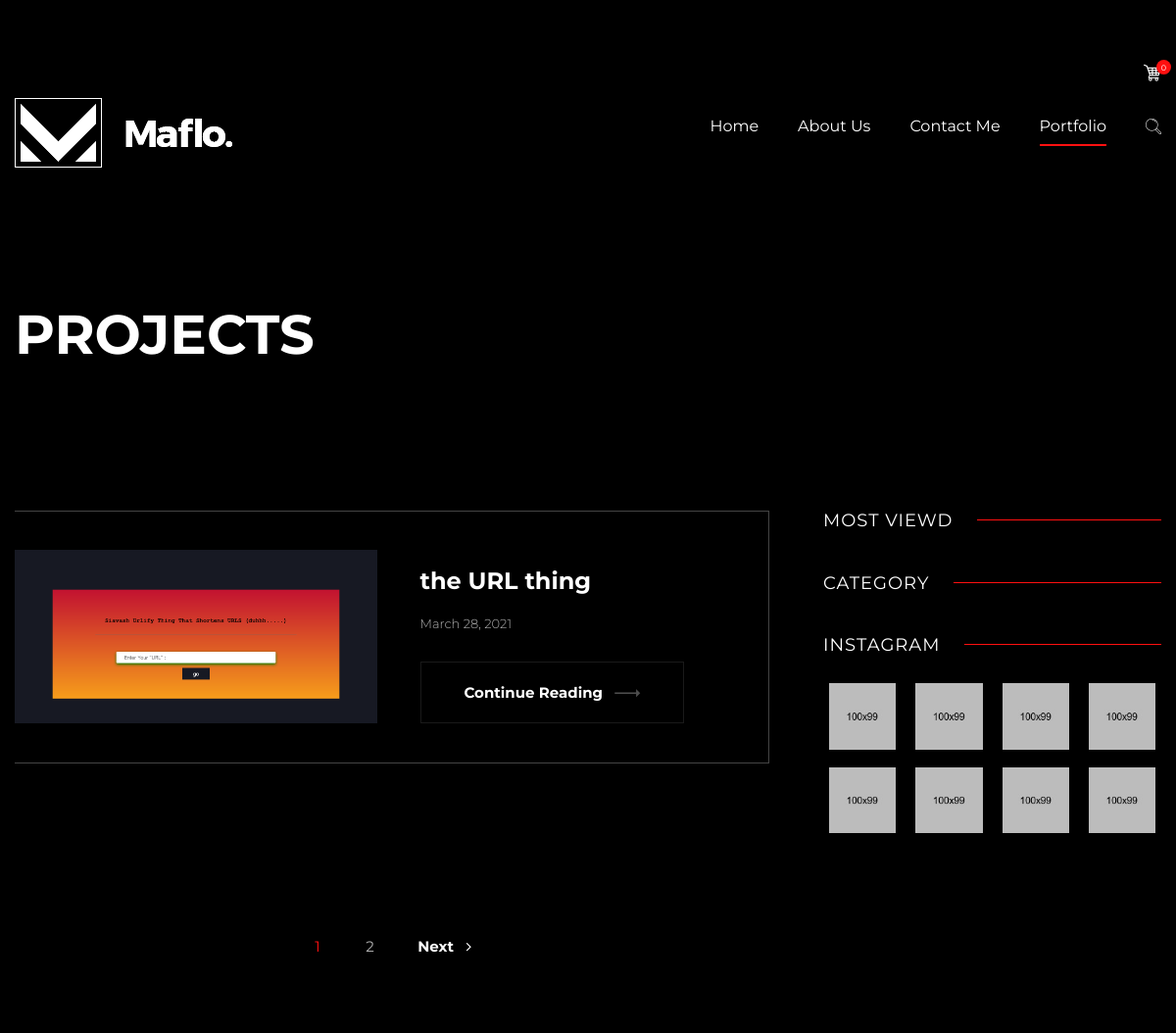
/projects, run on an earlier commit of the app's database.
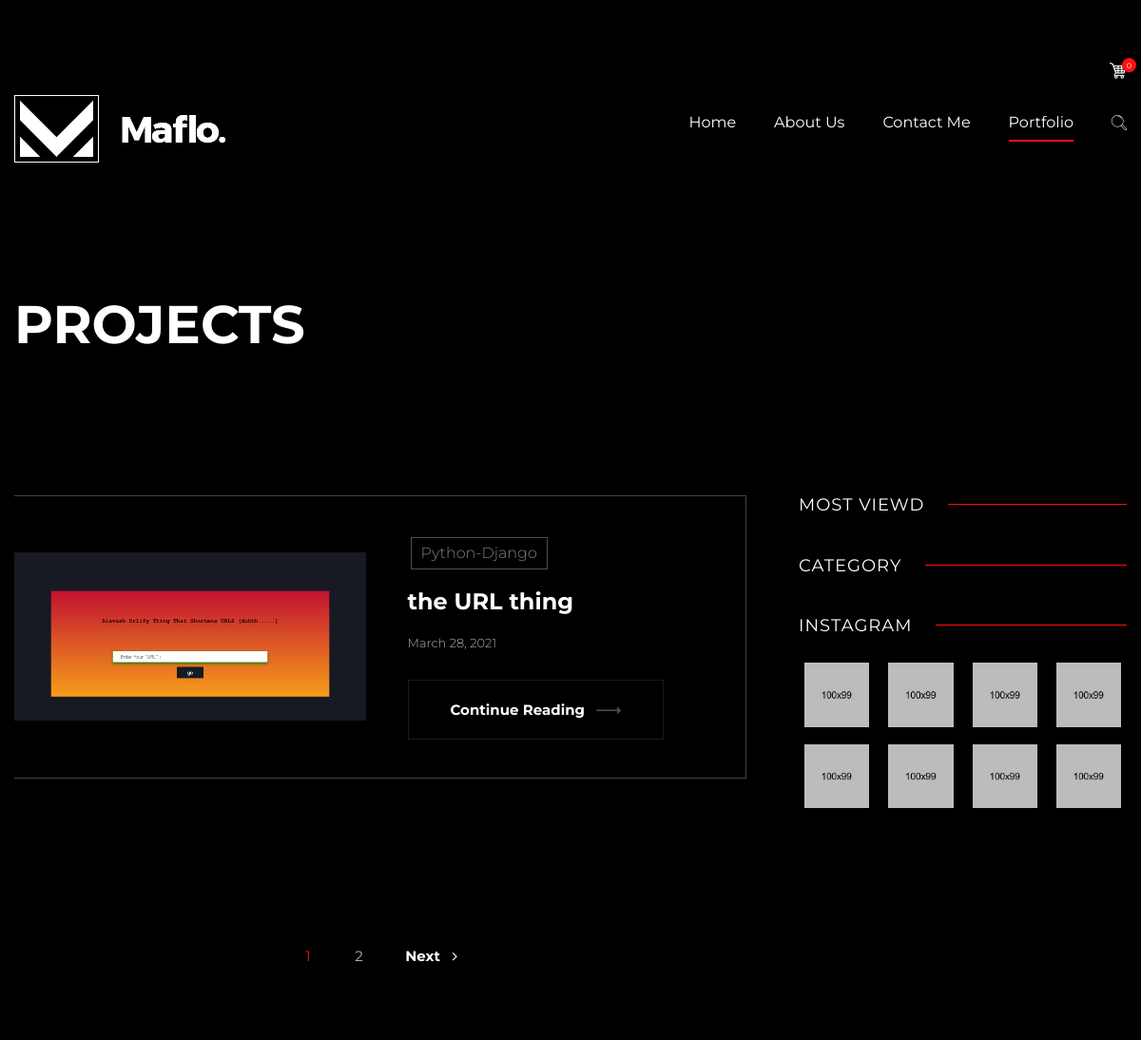
And on a later commit of the database.
### CVprojects/models.py (models this page shows, shortened)
class Project(models.Model):
    title       = models.CharField(max_length=50, blank=False)
    caption     = models.TextField(max_length=700, blank=False)
    slug        = models.SlugField(max_length=20, blank=True, unique=True)
    technology  = models.ManyToManyField(LANGUAGE, blank=True)
    category    = models.ManyToManyField(Categories, blank=True)
    source_code = models.CharField(max_length=200, blank=True)
    imagMain    = models.ImageField(blank=False, upload_to=media_upload_path)
    views    = models.PositiveIntegerField(default=0)
    isActive = models.BooleanField(default=True)
    objects = ProjectsManager()
    timestamp = models.DateTimeField(auto_now_add=True)
    def get_absolute_url(self):
        return f"/projects/{self.slug}"

class Categories(models.Model):
    category = models.CharField(max_length=40)
    objects  = CategoryManager()
    def __str__(self):
        return self.category

### CVprojects/views.py (the view)
# urls.py: path('projects', projects),
def projects(request, *args, **kwargs):
    projectList = Project.objects.get_all_active()
    paginator = Paginator(projectList, 1, allow_empty_first_page=True)
    pageRequest = request.GET.get('page')
    pageObj = paginator.get_page(pageRequest)
    context = {
        'list'       :  pageObj,
        'paginator'  : paginator,
        'pageRequest': pageRequest
    }
    return render(request, 'projects.html', context)

### CVprojects/models.py (called while the page is built)
    def get_all_active(self):
        return self.get_queryset().filter(isActive=True)

### CVprojects/templates/projects.html (shortened to what this page needs)
{% load static %}
<!DOCTYPE html>
<html lang="en">
    <head>
        {% include 'components/head.html' %}
   </head>
<body>
    <div class="page-wrapper">
        {% include 'components/siteheader.html'%}
        <section class="page-title">
            <div class="auto-container">
                <h1>Projects</h1>
            </div>
        </section>
        <div class="sidebar-page-container">
            <div class="auto-container">
                <div class="row clearfix">
                    <div class="content-side col-lg-8 col-md-12 col-sm-12">
                        <div class="blog-details">
                            {% for project in list %}
                            <div class="news-block-two">
                                <div class="inner-box project-border">
                                    <div class="row clearfix">
                                        <div class="flex-align-center image-column col-lg-6 col-md-6 col-sm-12">
                                            <div class="inner-column">
                                                <div class="image">
                                                    <a href="{{project.get_absolute_url}}"><img src="{{project.imagMain.url}}" alt=""></a>
                                                </div>
                                            </div>
                                        </div>
                                        <div class="content-column col-lg-6 col-md-6 col-sm-12">
                                            <div class="inner-column">
                                                {% for cat in project.category.all %}
                                                <div class="category">{{cat}}</div>
                                                {%endfor%}
                                                <h4><a href="{{project.get_absolute_url}}">{{project.title}}</a></h4>
                                                <div class="post-date">{{project.timestamp | date}}</div>
                                                <a href="{{project.get_absolute_url}}" class="theme-btn btn-style-one">continue reading <span class="arrow flaticon-next-3"></span></a>
                                            </div>
                                        </div>
                                    </div>
                                </div>
                            </div>
                            <br><br><br>
                            {% endfor %}
                            <div class="paginator">
                                <ul class="styled-pagination">
                                    {% for num in paginator.page_range %}
                                    <li><a href="?page={{num}}" class="{% if num == list.number %}active{%endif%}">{{num}}</a></li>
                                    {%endfor%}
                                    {% if list.has_next %}
                                    <li class="next"><a href="?page={{list.next_page_number}}">Next &nbsp; <span class="fa fa-angle-right"></span></a></li>
                                    {% endif %}
                                </ul>
                            </div>
                        </div>
                    </div>
                    <div class="sidebar-side col-lg-4 col-md-12 col-sm-12">
                        <aside class="sidebar">
                            <div class="sidebar-widget popular-posts">
                                <div class="sidebar-title">
                                    <h3>Most Viewd</h3>
                                </div>
                            </div>
                            <div class="sidebar-widget category-widget">
                                <div class="sidebar-title">
                                    <h3>Category</h3>
                                </div>
                            </div>
                            <div class="sidebar-widget instagram-widget">
                                <div class="sidebar-title">
                                    <h3>instagram</h3>
                                </div>
                                <div class="widget-content">
                                    <div class="images-outer clearfix">
                                        <figure  class="image-box">
                                        <img src="{% static 'images/gallery/instagram-1.jpg' %}" alt=""></figure>
                                        <figure class="image-box">
                                        <img src="{% static 'images/gallery/instagram-1.jpg' %}" alt=""></figure>
                                        <figure class="image-box">
                                        <img src="{% static 'images/gallery/instagram-1.jpg' %}" alt=""></figure>
                                        <figure class="image-box">
                                        <img src="{% static 'images/gallery/instagram-1.jpg' %}" alt=""></figure>
                                        <figure class="image-box">
                                        <img src="{% static 'images/gallery/instagram-1.jpg' %}" alt=""></figure>
                                        <figure class="image-box">
                                        <img src="{% static 'images/gallery/instagram-1.jpg' %}" alt=""></figure>
                                        <figure class="image-box">
                                        <img src="{% static 'images/gallery/instagram-1.jpg' %}" alt=""></figure>
                                        <figure class="image-box">
                                        <img src="{% static 'images/gallery/instagram-1.jpg' %}" alt=""></figure>
                                    </div>
                                </div>
                            </div>
                        </aside>
                    </div>
                </div>
            </div>
        </div>
    </div>
</body>
</html>

### templates/components/head.html (shortened to what this page needs)
{% load static %}
    <link href="{% static 'css/bootstrap.css' %}" rel="stylesheet">
    <link href="{% static 'css/style.css'     %}" rel="stylesheet">
    <link href="{% static 'css/responsive.css' %}" rel="stylesheet">
    <link href="{%static 'css/myCss.css' %}"           rel="stylesheet">

### templates/components/siteheader.html (shortened to what this page needs)
{% load static %}
<header class="main-header fixed-header">
    <div class="header-upper">
        <div class="auto-container">
            <div class="clearfix">
                <div class="pull-left logo-box">
                    <div class="logo"><a href="/"><img src="{% static 'images/logo.png' %}" alt="" title=""></a></div>
                </div>
                <div class="nav-outer clearfix">
                    <div class="option-box clearfix">
                        <div class="cart-btn">
                            <a class="cart-icon-btn icon-cart flaticon-shopping-cart-of-checkered-design" href="shop-single.html">
                                <span class="total-cart">0</span>
                            </a>
                        </div>
                    </div>
                    <nav class="main-menu navbar-expand-md">
                        <div class="navbar-collapse collapse clearfix" id="navbarSupportedContent">
                            <ul class="navigation clearfix">
                                <li class="dropdown{% if request.path == '/' %} current{% endif %}"><a href="/">Home</a></li>
                                <li class="dropdown{% if request.path == '/about' %} current{% endif %}"><a href="/about">About Us</a> </li>
                                <li class="dropdown{% if request.path == '/contact' %} current{% endif %}"><a href="/contact">Contact Me</a></li>
                                <li class="dropdown{% if request.path == '/projects'%} current{% endif %}"><a href="#">Portfolio</a>
                                </li>
                                <li>
                                    <a class="search-icon-btn search-box-btn icon-search" href="#">
                                        <span class="flaticon-search-1"></span>
                                    </a>
                                </li>
                            </ul>
                        </div>
                    </nav>
                </div>
            </div>
        </div>
    </div>
</header>

### assets/css/responsive.css (style rules this page uses)
@media only screen and (max-width: 5000px) { .page-wrapper { overflow:hidden; } }
@media only screen and (max-width: 1340px) { .page-wrapper { overflow:hidden; } }

### assets/css/myCss.css (style rules this page uses)
.category { margin: 3px; }
.flex-align-center { display: flex; align-items: center; }
.project-border { border: 1px solid rgba(255, 255, 255, 0.267) !important; border-left: none !important; }
.paginator { text-align: center; }

What changed in the data, as far as the page shows it:
changed Project "the URL thing": gains Categories (category "Python-Django")
